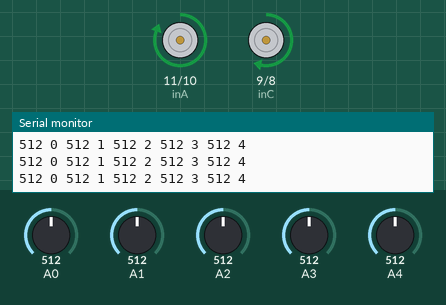
Simulated run of this sketch. Board: Arduino Uno, built with avr-gcc and run on an emulated ATmega328P. Parts: motor-driver pin pairs drawn as motors (green arrow = first pin HIGH = forward, orange = second pin HIGH = backward, longer = more drive, scaled by the enable pin), the last lines printed to the serial monitor. The test bench sets the inputs (shaded band); at power-on: A0 = 512, A2 = 512, A4 = 512, A1 = 512, A3 = 512.

Above: at 1.2 s.
1.3 s: A0 set to 486
At 2.6 s:
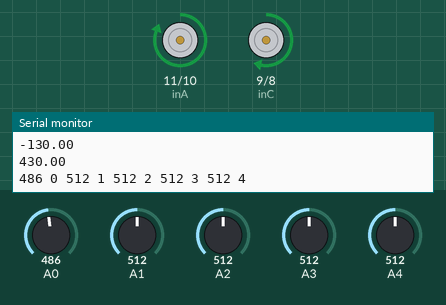
2.9 s: A2 set to 482
5.9 s: A4 set to 484
At 6.6 s:
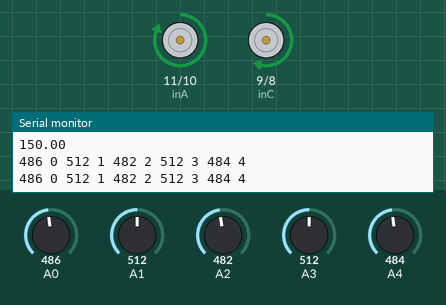
8.9 s: A1 set to 306
At 9.8 s:
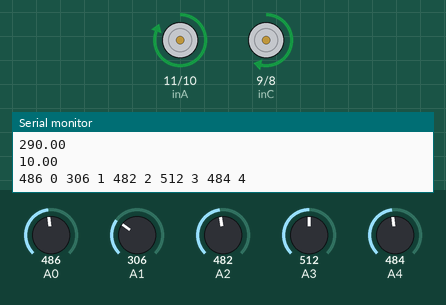
10.4 s: A3 set to 30
At 11.2 s:
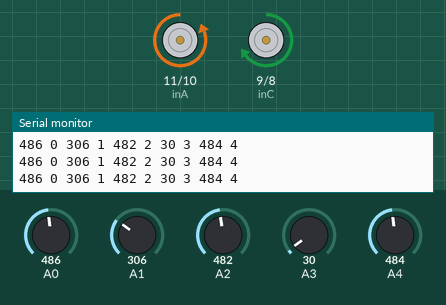
13.4 s: A3 set to 264
Timing chart, 0 to 63.9 s (numbered marks = the images above; inputs shaded):
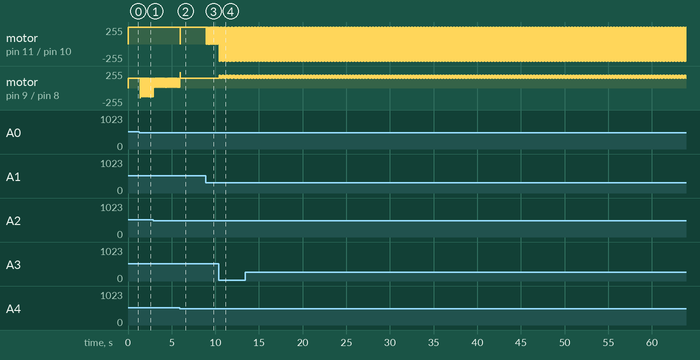

The sketch:

white_line.ino
```cpp
#define inA 11
#define inB 10
#define inC 9
#define inD 8
#define ena 7
#define enb 6
#define ays 500
#define spd 150
int th[5]={ays,ays,ays,ays,ays};
int led[5]={2,3,4,5,12};
float base_L=spd;
float base_R=spd;
float kp=14;
float kd=9;
float ki=0;
int flagwb=1;


int i,sen[5],s[5],lastSensor,lastError;


/////////////////////////////////////////////////////////////////////////////////////////////////////
void setup()
{
  mot_init();
  other_init();
}

void loop()
{
 // Serial.println(readSensor());
  //readSensor();
  //wheel(spd,spd);
  //line_follow();

    if(flagwb==1)
    {
    //while(!((analogRead(1)<ays || analogRead(2)<ays || analogRead(3)<ays) && analogRead(0)>ays && analogRead(4)>ays))
    while(!((analogRead(1)>ays || analogRead(2)>ays || analogRead(3)>ays) && analogRead(0)<ays && analogRead(4)<ays))
    {

       //if(analogRead(sensor[2])<midVal[2] && (analogRead(sensor[0])>midVal[0] && analogRead(sensor[1])>midVal[1] && analogRead(sensor[3])>midVal[3] && analogRead(sensor[4])>midVal[4]))break;
       //if(analogRead(2)<ays && (analogRead(0)>ays && analogRead(1)>ays && analogRead(3)>ays && analogRead(4)>ays))break;

       readSensorBline();
       wheel(spd,spd);
       line_followBline();
    }
    flagwb=0;
    }
    else
    {
    // while(!(analogRead(sensor[2])>midVal[2] && (analogRead(sensor[0])<midVal[0] && analogRead(sensor[1])<midVal[1] && analogRead(sensor[3])<midVal[3] && analogRead(sensor[4])<midVal[4]))){

    // while(!((analogRead(1)>ays || analogRead(2)>ays || analogRead(3)>ays) && analogRead(0)<ays && analogRead(4)<ays))
     while(!((analogRead(1)<ays || analogRead(2)<ays || analogRead(3)<ays) && analogRead(0)>ays && analogRead(4)>ays))
      {
        /*if(analogRead(0)<ays && analogRead(1)<ays && analogRead(2)<ays && analogRead(3)<ays && analogRead(4)<ays)
        {
          wheel(200,200);
          delay(20);
          if(analogRead(0)<ays && analogRead(1)<ays && analogRead(2)<ays && analogRead(3)<ays && analogRead(4)<ays)
          {
            while(1)
            {
              wheel(0,0);
            }
          }*/


        if(analogRead(0)>ays && analogRead(1)>ays && analogRead(4)<ays)
         {
            wheel(0,0);
            delay(10);
            wheel(-200,200);
            delay(50);
            while(analogRead(2)<ays)
            {
              wheel(-200,200);
            }
         }
         else if(analogRead(4)>ays && analogRead(3)>ays && analogRead(0)<ays)
         {
            wheel(0,0);
            delay(10);
            wheel(200,-200);
            delay(50);
            while(analogRead(2)<ays)
            {
              wheel(200,-200);
            }
         }

        readSensorWline();
        wheel(spd,spd);
        line_followWline();
      }
     flagwb=1;
  }


  /*if((analogRead(1)>ays || analogRead(2)>ays || analogRead(3)>ays) && analogRead(0)<ays && analogRead(4)<ays)
  {
      readSensorWline();
      wheel(spd,spd);
      line_followWline();
  }


   else if((analogRead(1)<ays || analogRead(2)<ays || analogRead(3)<ays) && analogRead(0)>ays && analogRead(4)>ays)
    {
      readSensorBline();
      wheel(spd,spd);
      line_followBline();
    }
    else
    {
     if(lastSensor==1) {wheel(-195,195); }
      else if(lastSensor==2) {wheel(195,-195);}
    }
*/

}

//////////////////////////////////////////////////////////////////////////////////////////////////////


void other_init()
{
  //for(i=0;i<5;i++) //pinMode(led[i],OUTPUT);
  lastSensor=0;
  lastError=0;
  Serial.begin(9600);
}

void mot_init()
{
  pinMode(inA,OUTPUT);
  pinMode(inB,OUTPUT);
  pinMode(inC,OUTPUT);
  pinMode(inD,OUTPUT);
  pinMode(ena,OUTPUT);
  pinMode(enb,OUTPUT);

  digitalWrite(inA,HIGH);
  digitalWrite(inB,HIGH);
  digitalWrite(inC,HIGH);
  digitalWrite(inD,HIGH);
}

void wheel(int lm, int rm)
{   //analogWrite(ena,abs(rm));
  //analogWrite(enb,abs(lm));

  if(lm==0)
  {
    digitalWrite(inC,HIGH);
    digitalWrite(inD,HIGH);
  }

  else if(lm<0)
  {
    digitalWrite(inC,LOW);
    digitalWrite(inD,HIGH);
  }

  else if(lm>0)
  {
    digitalWrite(inC,HIGH);
    digitalWrite(inD,LOW);
  }


  if(rm==0)
  {
    digitalWrite(inA,HIGH);
    digitalWrite(inB,HIGH);
  }

  else if(rm<0)
  {
    digitalWrite(inA,LOW);
    digitalWrite(inB,HIGH);
  }

  else if(rm>0)
  {
    digitalWrite(inA,HIGH);
    digitalWrite(inB,LOW);
  }

  if(lm>254) lm=spd;
  if(lm<-254) lm=-spd;
  if(rm>254) rm=spd;
  if(rm<-254) rm=-spd;
  lm=abs(lm);
  rm=abs(rm);
//  if(lm>0 && lm<70) lm=200;
//  if(rm>0 &&rm<70) rm=200;

  analogWrite(ena,abs(rm));
  analogWrite(enb,abs(lm));

}


int readSensorWline()
{
  for(i=0;i<5;i++)
  {
    sen[i]=analogRead(i);
   if(sen[i]<th[i])
    {
      s[i]=0;
      digitalWrite(led[i],LOW);
    }
    else
    {
      s[i]=1;
      digitalWrite(led[i],HIGH);
    }     //taking reading from sensors
    Serial.print(sen[i]);
    Serial.print(" ");
    Serial.print(i);
    Serial.print(" ");
  }
   Serial.println(" ");
     int error,sum;
  sum=s[0]+s[1]+s[2]+s[3]+s[4];
  if(sum!=0) error=(s[0]*10+s[1]*20+s[2]*30+s[3]*40+s[4]*50)/sum-30;
  else error=420;  // line lost

  if(s[0]==1 ) lastSensor=1;
  if(s[4]==1 ) lastSensor=2;


 // Serial.println("...........error............");
 /// Serial.println(error);

  return error;
}


int readSensorBline()
{
  for(i=0;i<5;i++)
  {
    sen[i]=analogRead(i);
   if(sen[i]>th[i])
    {
      s[i]=0;
      digitalWrite(led[i],LOW);
    }
    else
    {
      s[i]=1;
      digitalWrite(led[i],HIGH);
    }     //taking reading from sensors
    Serial.print(sen[i]);
    Serial.print(" ");
    Serial.print(i);
    Serial.print(" ");
  }
   Serial.println(" ");
   int error,sum;
   sum=s[0]+s[1]+s[2]+s[3]+s[4];
  if(sum!=0) error=(s[0]*10+s[1]*20+s[2]*30+s[3]*40+s[4]*50)/sum-30;
  else error=420;  // line lost

 /* if(s[0]==1 ) lastSensor=1;
  else if(s[4]==1 ) lastSensor=2;
  */

  if(s[0]==1 ) lastSensor=1;
  if(s[4]==1 ) lastSensor=2;
  else if(s[0]==1 && s[1]==1 && sum>=3) lastSensor=30;
  else if(s[4]==1 && s[3]==1 && sum>=3) lastSensor=40;


 // Serial.println("...........error............");
 /// Serial.println(error);

  return error;
}


void line_followBline()
{
  int error;
  float p=0.0,d=0.0,I=0.0,corr=0.0;
  error=readSensorBline();
  if(error==420)
  {
    if(lastSensor==1) {wheel(-195,195); }
    else if(lastSensor==2) {wheel(195,-195);}

  }


  else
  {
    p=kp*error;
    d=kd*(error-lastError);
    I=ki*(error+lastError);
    corr=p+d+I;
    Serial.println(base_L+corr);
    Serial.println(base_R-corr);
    //if(lastSensor==30){ wheel(-175,175); delay(3);}
   //else if(lastSensor==40) { wheel(175,-175); delay(3);}
    //else
    //{

      wheel(base_L+corr,base_R-corr);

     if((error-lastError)!=0) delay(5);  // so that kd can work
    lastError=error;
      //}
  }
}


void line_followWline()
{
  int error;
  float p=0.0,d=0.0,I=0.0,corr=0.0;
  error=readSensorWline();
  if(error==420)
  {
    if(lastSensor==1) {wheel(-195,195); }
    else if(lastSensor==2) {wheel(195,-195);}

  }

  else
  {
    p=kp*error;
    d=kd*(error-lastError);
    I=ki*(error+lastError);
    corr=p+d+I;
    Serial.println(base_L+corr);
    Serial.println(base_R-corr);
    //if(lastSensor==30){ wheel(-175,175); delay(3);}
   //else if(lastSensor==40) { wheel(175,-175); delay(3);}
  // else
    //{

      wheel(base_L+corr,base_R-corr);

     if((error-lastError)!=0) delay(5);  // so that kd can work
    lastError=error;
    //}
   }
}
```

Measured:
- after the input at 1.3 s, motor on pin 9 (inC) / pin 8 (inD): forward 150/255 → backward 150/255 after 0.09 s, then repeats every 0.09 s: forward 150/255 0.05 s, backward 130/255 0.03 s
- after the input at 5.9 s, motor on pin 11 (inA) / pin 10 (inB): forward 255/255 → stopped after 0.08 s, → forward 255/255 0.03 s later
- after the input at 8.9 s, motor on pin 11 (inA) / pin 10 (inB): alternates forward 255/255 for 0.05 s and stopped for 0.03 s, starting after 0.06 s
- after the input at 10.4 s, motor on pin 9 (inC) / pin 8 (inD): alternates forward 195/255 for 0.03 s and forward 150/255 for 0.03 s, starting after 0.06 s
